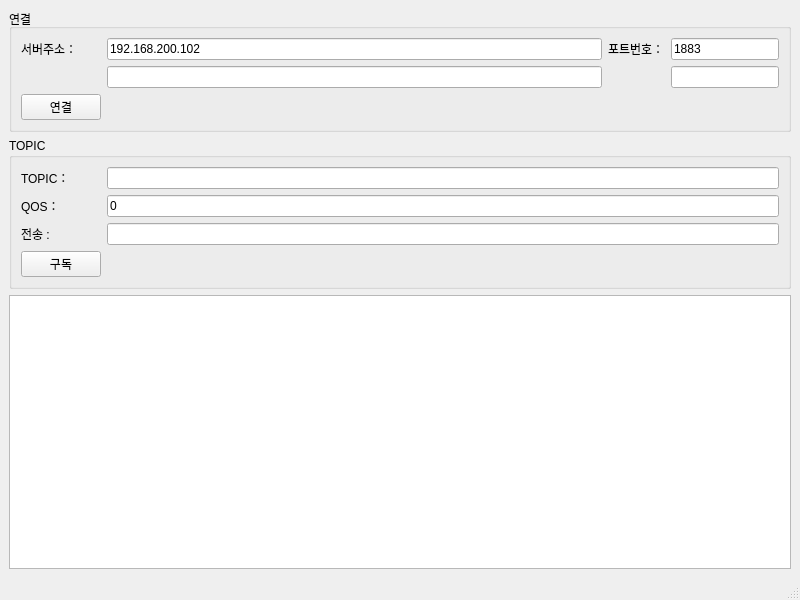
<?xml version="1.0" encoding="UTF-8"?>
<ui version="4.0">
 <class>MainWindow</class>
 <widget class="QMainWindow" name="MainWindow">
  <property name="geometry">
   <rect>
    <x>0</x>
    <y>0</y>
    <width>800</width>
    <height>600</height>
   </rect>
  </property>
  <property name="windowTitle">
   <string>MainWindow</string>
  </property>
  <widget class="QWidget" name="centralwidget">
   <layout class="QVBoxLayout" name="verticalLayout">
    <item>
     <widget class="QGroupBox" name="groupBox">
      <property name="title">
       <string>연결</string>
      </property>
      <layout class="QGridLayout" name="gridLayout" columnstretch="0,1,0,0">
       <item row="0" column="0">
        <widget class="QLabel" name="label">
         <property name="frameShape">
          <enum>QFrame::NoFrame</enum>
         </property>
         <property name="text">
          <string>서버주소：</string>
         </property>
        </widget>
       </item>
       <item row="0" column="1">
        <widget class="QLineEdit" name="lineEdit_server_ip">
         <property name="toolTip">
          <string>서버주소(도메인/IP주소)</string>
         </property>
         <property name="whatsThis">
          <string>서버주소(도메인/IP주소)</string>
         </property>
         <property name="text">
          <string>192.168.200.102</string>
         </property>
        </widget>
       </item>
       <item row="0" column="2">
        <widget class="QLabel" name="label_2">
         <property name="text">
          <string>포트번호：</string>
         </property>
        </widget>
       </item>
       <item row="0" column="3">
        <widget class="QLineEdit" name="lineEdit_server_port">
         <property name="toolTip">
          <string>기본값 1883</string>
         </property>
         <property name="whatsThis">
          <string>기본값 1883</string>
         </property>
         <property name="inputMask">
          <string>999999</string>
         </property>
         <property name="text">
          <string>1883</string>
         </property>
        </widget>
       </item>
       <item row="1" column="1">
        <widget class="QLineEdit" name="lineEdit_user"/>
       </item>
       <item row="1" column="3">
        <widget class="QLineEdit" name="lineEdit_pwd"/>
       </item>
       <item row="2" column="0">
        <widget class="QPushButton" name="pushButton_connect">
         <property name="toolTip">
          <string>서버연결</string>
         </property>
         <property name="text">
          <string>연결</string>
         </property>
        </widget>
       </item>
      </layout>
     </widget>
    </item>
    <item>
     <widget class="QGroupBox" name="groupBox_2">
      <property name="title">
       <string>TOPIC</string>
      </property>
      <layout class="QFormLayout" name="formLayout_2">
       <item row="0" column="0">
        <widget class="QLabel" name="label_3">
         <property name="text">
          <string>TOPIC：</string>
         </property>
        </widget>
       </item>
       <item row="0" column="1">
        <widget class="QLineEdit" name="lineEdit_topic">
         <property name="toolTip">
          <string>TOPIC (한줄/여러줄)</string>
         </property>
        </widget>
       </item>
       <item row="1" column="0">
        <widget class="QLabel" name="label_5">
         <property name="text">
          <string>QOS：</string>
         </property>
        </widget>
       </item>
       <item row="1" column="1">
        <widget class="QLineEdit" name="lineEdit_qos">
         <property name="toolTip">
          <string>QOS（0，1，2）</string>
         </property>
         <property name="inputMask">
          <string>9</string>
         </property>
         <property name="text">
          <string>0</string>
         </property>
        </widget>
       </item>
       <item row="2" column="0">
        <widget class="QLabel" name="label_4">
         <property name="text">
          <string>전송 : </string>
         </property>
        </widget>
       </item>
       <item row="2" column="1">
        <widget class="QLineEdit" name="lineEdit_msg_pub">
         <property name="toolTip">
          <string>메시지 전송</string>
         </property>
        </widget>
       </item>
       <item row="3" column="0">
        <widget class="QPushButton" name="pushButton_sub">
         <property name="toolTip">
          <string>구독자</string>
         </property>
         <property name="text">
          <string>구독</string>
         </property>
        </widget>
       </item>
      </layout>
     </widget>
    </item>
    <item>
     <widget class="QTextBrowser" name="textBrowser">
      <property name="toolTip">
       <string>수신메시지</string>
      </property>
     </widget>
    </item>
   </layout>
  </widget>
  <widget class="QMenuBar" name="menubar">
   <property name="geometry">
    <rect>
     <x>0</x>
     <y>0</y>
     <width>800</width>
     <height>26</height>
    </rect>
   </property>
  </widget>
  <widget class="QStatusBar" name="statusbar"/>
 </widget>
 <resources/>
 <connections>
  <connection>
   <sender>pushButton_connect</sender>
   <signal>pressed()</signal>
   <receiver>MainWindow</receiver>
   <slot>slot_connect_pressed()</slot>
   <hints>
    <hint type="sourcelabel">
     <x>64</x>
     <y>119</y>
    </hint>
    <hint type="destinationlabel">
     <x>120</x>
     <y>200</y>
    </hint>
   </hints>
  </connection>
  <connection>
   <sender>pushButton_sub</sender>
   <signal>pressed()</signal>
   <receiver>MainWindow</receiver>
   <slot>slot_sub_pressed()</slot>
   <hints>
    <hint type="sourcelabel">
     <x>69</x>
     <y>260</y>
    </hint>
    <hint type="destinationlabel">
     <x>16</x>
     <y>373</y>
    </hint>
   </hints>
  </connection>
  <connection>
   <sender>lineEdit_topic</sender>
   <signal>editingFinished()</signal>
   <receiver>MainWindow</receiver>
   <slot>slot_topic_change()</slot>
   <hints>
    <hint type="sourcelabel">
     <x>197</x>
     <y>181</y>
    </hint>
    <hint type="destinationlabel">
     <x>286</x>
     <y>204</y>
    </hint>
   </hints>
  </connection>
  <connection>
   <sender>lineEdit_qos</sender>
   <signal>editingFinished()</signal>
   <receiver>MainWindow</receiver>
   <slot>slot_topic_change()</slot>
   <hints>
    <hint type="sourcelabel">
     <x>137</x>
     <y>198</y>
    </hint>
    <hint type="destinationlabel">
     <x>40</x>
     <y>202</y>
    </hint>
   </hints>
  </connection>
  <connection>
   <sender>lineEdit_msg_pub</sender>
   <signal>returnPressed()</signal>
   <receiver>MainWindow</receiver>
   <slot>slot_msg_send()</slot>
   <hints>
    <hint type="sourcelabel">
     <x>158</x>
     <y>222</y>
    </hint>
    <hint type="destinationlabel">
     <x>7</x>
     <y>300</y>
    </hint>
   </hints>
  </connection>
 </connections>
 <slots>
  <slot>slot_connect_pressed()</slot>
  <slot>slot_sub_pressed()</slot>
  <slot>slot_topic_change()</slot>
  <slot>slot_msg_send()</slot>
 </slots>
</ui>
